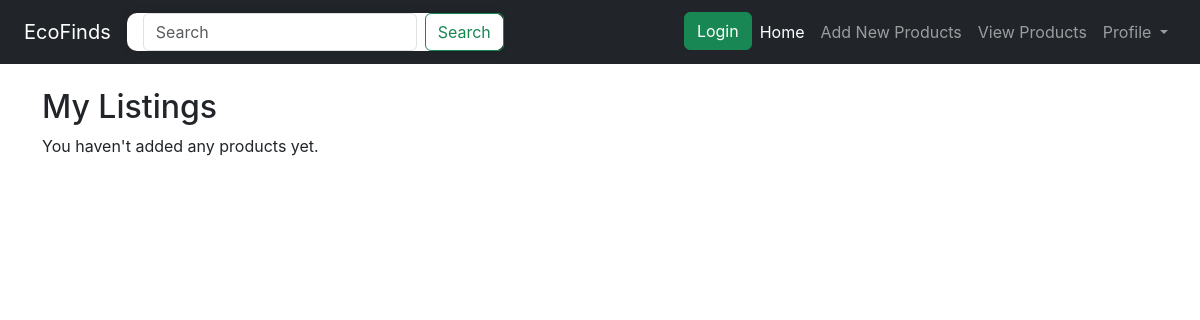
Before: /view-listings (signed in) with the older database file.
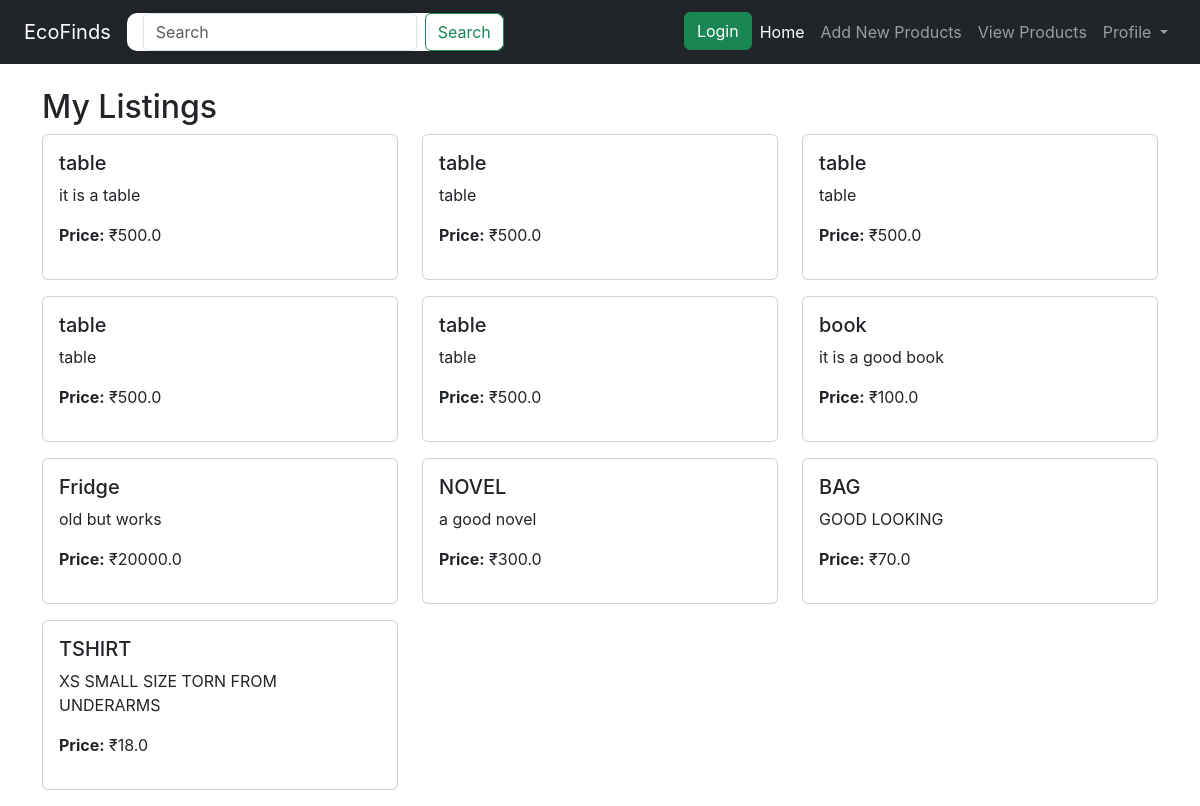
After: the same page with the newer database file.
### app.py (models this page shows)
class Product(db.Model):
    id = db.Column(db.Integer, primary_key=True)
    title = db.Column(db.String(100), nullable=False)
    description = db.Column(db.Text, nullable=False)
    category = db.Column(db.String(50), nullable=False)
    price = db.Column(db.Float, nullable=False)
    image = db.Column(db.String(200), nullable=True)
    user_id = db.Column(db.Integer, db.ForeignKey('user.id'))

### app.py (the view)
@app.route("/view-listings")
def view_listings():
    if "user_id" not in session:  # not logged in
        flash("Please log in first")
        return redirect(url_for("login"))
    products = Product.query.filter_by(user_id=session['user_id']).all()
    return render_template("view_listings.html", products=products)

### templates/view_listings.html (shortened to what this page needs)
<!DOCTYPE html>
<html lang="en">
<head>
    <link href="https://cdn.jsdelivr.net/npm/bootstrap@5.3.3/dist/css/bootstrap.min.css" rel="stylesheet">
    <link rel="stylesheet" href="/static/style.css">
</head>
<body>
    <nav class="navbar navbar-expand-lg navbar-dark bg-dark">
        <div class="container-fluid">
            <a class="navbar-brand" href="/">EcoFinds</a>
            <form class="d-flex" role="search">
                <input class="form-control me-2" type="search" placeholder="Search" aria-label="Search" />
                <button class="btn btn-outline-success" type="submit">Search</button>
            </form>
            <div class="collapse navbar-collapse" id="navbarSupportedContent">
                <ul class="navbar-nav ms-auto mb-2 mb-lg-0">
                    <li class="nav-item">
                        <a class="btn btn-success ms-2" href="/login">Login</a>
                    </li>
                    <li class="nav-item">
                        <a class="nav-link active" aria-current="page" href="/">Home</a>
                    </li>
                    <li class="nav-item">
                        <a class="nav-link" href="/add-product">Add New Products</a>
                    </li>
                    <li class="nav-item">
                        <a class="nav-link" href="/view-listings">View Products</a>
                    </li>
                    <li class="nav-item dropdown">
                        <a class="nav-link dropdown-toggle" href="#" role="button" data-bs-toggle="dropdown"
                            aria-expanded="false">
                            Profile
                        </a>
                    </li>
                </ul>
            </div>
        </div>
    </nav>
    <div class="container mt-4">
        <h2>My Listings</h2>
        <div class="row">
            {% for product in products %}
            <div class="col-md-4">
                <div class="card mb-3">
                    <div class="card-body">
                        <h5 class="card-title">{{ product.title }}</h5>
                        <p class="card-text">{{ product.description }}</p>
                        <p><strong>Price:</strong> ₹{{ product.price }}</p>
                    </div>
                </div>
            </div>
            {% else %}
            <p>You haven't added any products yet.</p>
            {% endfor %}
        </div>
    </div>
</body>
</html>

### static/style.css (style rules this page uses)
body { font-family: inter; background-color: #ffffff; margin: 0; padding: 0; }
.navbar { background-color: #80ED99; color: white; padding: 12px; text-align: center; z-index: 1000; }
button { background-color: #22577A; color: white; padding: 10px 20px; border: none; cursor: pointer; border-radius: 5px; }
form { max-width: 400px; background-color: white; box-shadow: 0 0 10px rgba(0, 0, 0, 0.1); border-radius: 10px; padding-left: 1rem; }

Changed rows visible on the page:
added Product: title "table", description "it is a table", price "500.0"
added Product: title "table", description "table", price "500.0"
added Product: title "table", description "table", price "500.0"
added Product: title "table", description "table", price "500.0"
added Product: title "table", description "table", price "500.0"
added Product: title "book", description "it is a good book", price "100.0"
added Product: title "Fridge", description "old but works", price "20000.0"
added Product: title "NOVEL", description "a good novel", price "300.0"
added Product: title "BAG", description "GOOD LOOKING", price "70.0"
added Product: title "TSHIRT", description "XS SMALL SIZE TORN FROM UNDERARMS", price "18.0"
Other visible differences:
text no longer shown: "You haven't added any products yet."
